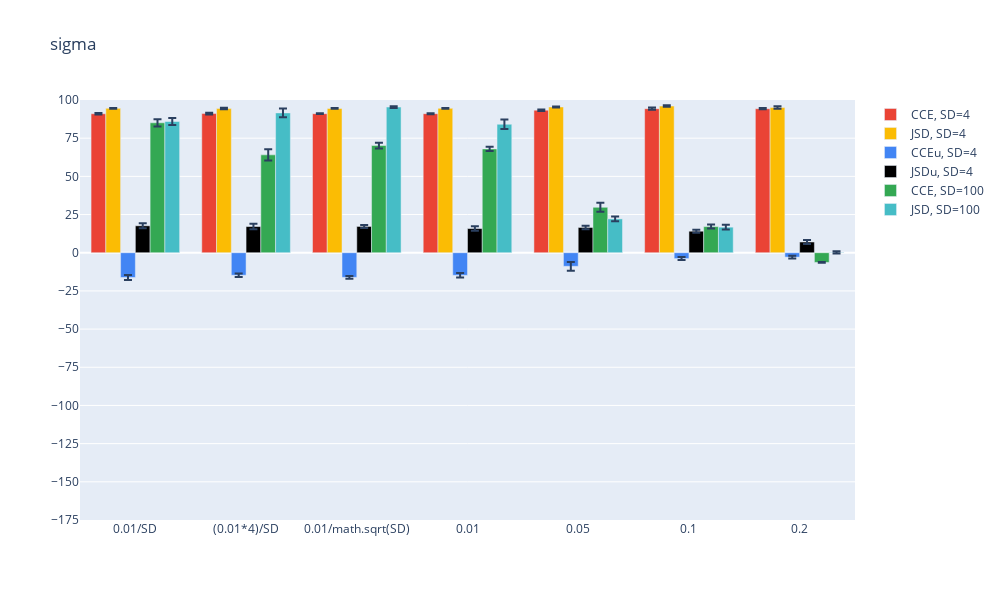

This figure's notebook cell:
### Code cell
plot_vals(6)
plt.savefig("pictures/results_fig_6.svg")

### Figure 1 — Plotly figure (JSON) as saved in the notebook; plotly's stock layout.template omitted (floating-point values rounded to 4 significant figures)
{"data": [{"error_y": {"array": [0.4199, 0.5672, 0.247, 0.3204, 0.4895, 0.7618, 0.3864]}, "marker": {"color": "#EA4335"}, "name": "CCE, SD=4", "type": "bar", "x": ["0.01/SD", "(0.01*4)/SD", "0.01/math.sqrt(SD)", "0.01", "0.05", "0.1", "0.2"], "y": [91.0, 91.13, 91.04, 91.05, 93.35, 94.33, 94.31]}, {"error_y": {"array": [0.2877, 0.5051, 0.2496, 0.2357, 0.2767, 0.5058, 0.8432]}, "marker": {"color": "#FBBC04"}, "name": "JSD, SD=4", "type": "bar", "x": ["0.01/SD", "(0.01*4)/SD", "0.01/math.sqrt(SD)", "0.01", "0.05", "0.1", "0.2"], "y": [94.52, 94.39, 94.45, 94.52, 95.44, 96.02, 95.05]}, {"error_y": {"array": [1.641, 1.206, 0.8578, 1.494, 2.835, 0.9977, 0.9302]}, "marker": {"color": "#4285F4"}, "name": "CCEu, SD=4", "type": "bar", "x": ["0.01/SD", "(0.01*4)/SD", "0.01/math.sqrt(SD)", "0.01", "0.05", "0.1", "0.2"], "y": [-16.2, -14.73, -16.13, -14.78, -8.889, -3.844, -2.872]}, {"error_y": {"array": [1.6, 1.83, 1.0, 1.445, 1.126, 1.042, 1.341]}, "marker": {"color": "#000000"}, "name": "JSDu, SD=4", "type": "bar", "x": ["0.01/SD", "(0.01*4)/SD", "0.01/math.sqrt(SD)", "0.01", "0.05", "0.1", "0.2"], "y": [17.62, 17.13, 17.21, 15.83, 16.53, 14.08, 7.014]}, {"error_y": {"array": [2.376, 3.682, 1.873, 1.407, 2.947, 1.319, 0.2725]}, "marker": {"color": "#34A853"}, "name": "CCE, SD=100", "type": "bar", "x": ["0.01/SD", "(0.01*4)/SD", "0.01/math.sqrt(SD)", "0.01", "0.05", "0.1", "0.2"], "y": [85.08, 64.07, 70.19, 67.98, 29.76, 17.11, -6.36]}, {"error_y": {"array": [2.281, 2.809, 0.5941, 3.068, 1.566, 1.595, 0.7733]}, "marker": {"color": "#46BDC6"}, "name": "JSD, SD=100", "type": "bar", "x": ["0.01/SD", "(0.01*4)/SD", "0.01/math.sqrt(SD)", "0.01", "0.05", "0.1", "0.2"], "y": [85.92, 91.55, 95.38, 84.12, 22.16, 16.74, 0.2583]}], "layout": {"height": 600, "title": {"text": "sigma"}, "width": 1000, "yaxis": {"dtick": 25, "range": [-175, 100], "tick0": 0}}}
